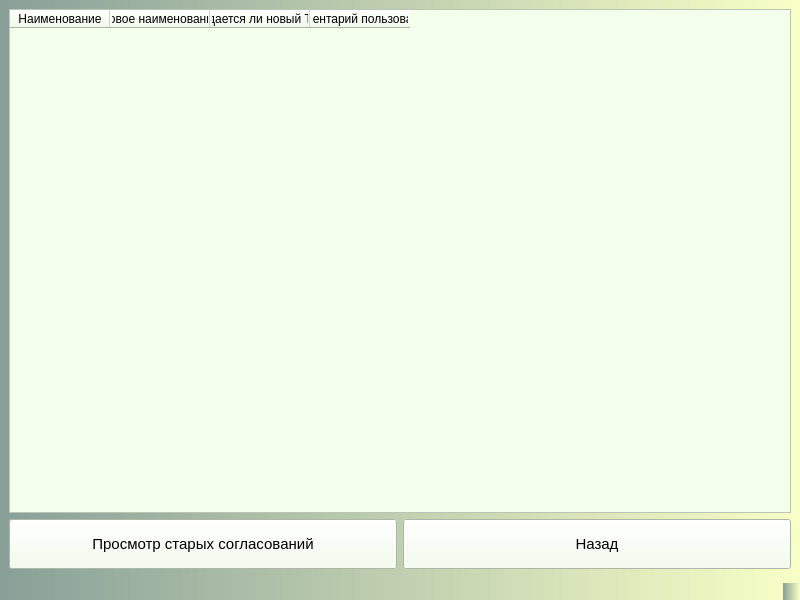
<?xml version="1.0" encoding="UTF-8"?>
<ui version="4.0">
 <class>Argreement</class>
 <widget class="QMainWindow" name="Argreement">
  <property name="geometry">
   <rect>
    <x>0</x>
    <y>0</y>
    <width>800</width>
    <height>600</height>
   </rect>
  </property>
  <property name="windowTitle">
   <string>MainWindow</string>
  </property>
  <property name="styleSheet">
   <string notr="true">background:qlineargradient(spread:repeat, x1:0, y1:0, x2:1, y2:0, stop:0 rgba(83, 160, 81, 255), stop:1 rgba(255, 120, 161, 255))qlineargradient(spread:repeat, x1:0, y1:0, x2:1, y2:0, stop:0 rgba(136, 160, 152, 255), stop:1 rgba(248, 255, 198, 255))</string>
  </property>
  <widget class="QWidget" name="centralwidget">
   <layout class="QGridLayout" name="gridLayout">
    <item row="0" column="0" colspan="2">
     <widget class="QTableWidget" name="tableWidgetAllAgreement">
      <property name="sizePolicy">
       <sizepolicy hsizetype="Expanding" vsizetype="Expanding">
        <horstretch>0</horstretch>
        <verstretch>100</verstretch>
       </sizepolicy>
      </property>
      <property name="sizeIncrement">
       <size>
        <width>0</width>
        <height>0</height>
       </size>
      </property>
      <property name="baseSize">
       <size>
        <width>0</width>
        <height>0</height>
       </size>
      </property>
      <property name="cursor" stdset="0">
       <cursorShape>WhatsThisCursor</cursorShape>
      </property>
      <property name="focusPolicy">
       <enum>Qt::StrongFocus</enum>
      </property>
      <property name="whatsThis">
       <string>&lt;html&gt;&lt;head/&gt;&lt;body&gt;&lt;p&gt;&lt;br/&gt;&lt;/p&gt;&lt;/body&gt;&lt;/html&gt;</string>
      </property>
      <property name="layoutDirection">
       <enum>Qt::LeftToRight</enum>
      </property>
      <property name="styleSheet">
       <string notr="true">background:rgb(243, 255, 234);</string>
      </property>
      <column>
       <property name="text">
        <string>Наименование</string>
       </property>
      </column>
      <column>
       <property name="text">
        <string>Новое наименование</string>
       </property>
      </column>
      <column>
       <property name="text">
        <string>Сдается ли новый ТП</string>
       </property>
      </column>
      <column>
       <property name="text">
        <string>Комментарий пользователя</string>
       </property>
      </column>
     </widget>
    </item>
    <item row="1" column="0">
     <widget class="QPushButton" name="pushButtonCheckOldAgreement">
      <property name="minimumSize">
       <size>
        <width>0</width>
        <height>50</height>
       </size>
      </property>
      <property name="styleSheet">
       <string notr="true">background:rgb(243, 255, 234);
padding: 10;
font-size: 15px;</string>
      </property>
      <property name="text">
       <string>Просмотр старых согласований</string>
      </property>
     </widget>
    </item>
    <item row="1" column="1">
     <widget class="QPushButton" name="pushButtonBack">
      <property name="minimumSize">
       <size>
        <width>0</width>
        <height>50</height>
       </size>
      </property>
      <property name="styleSheet">
       <string notr="true">background:rgb(243, 255, 234);
padding: 10;
font-size: 15px;</string>
      </property>
      <property name="text">
       <string>Назад</string>
      </property>
     </widget>
    </item>
   </layout>
  </widget>
  <widget class="QMenuBar" name="menubar">
   <property name="geometry">
    <rect>
     <x>0</x>
     <y>0</y>
     <width>800</width>
     <height>21</height>
    </rect>
   </property>
  </widget>
  <widget class="QStatusBar" name="statusbar"/>
 </widget>
 <resources/>
 <connections/>
</ui>
